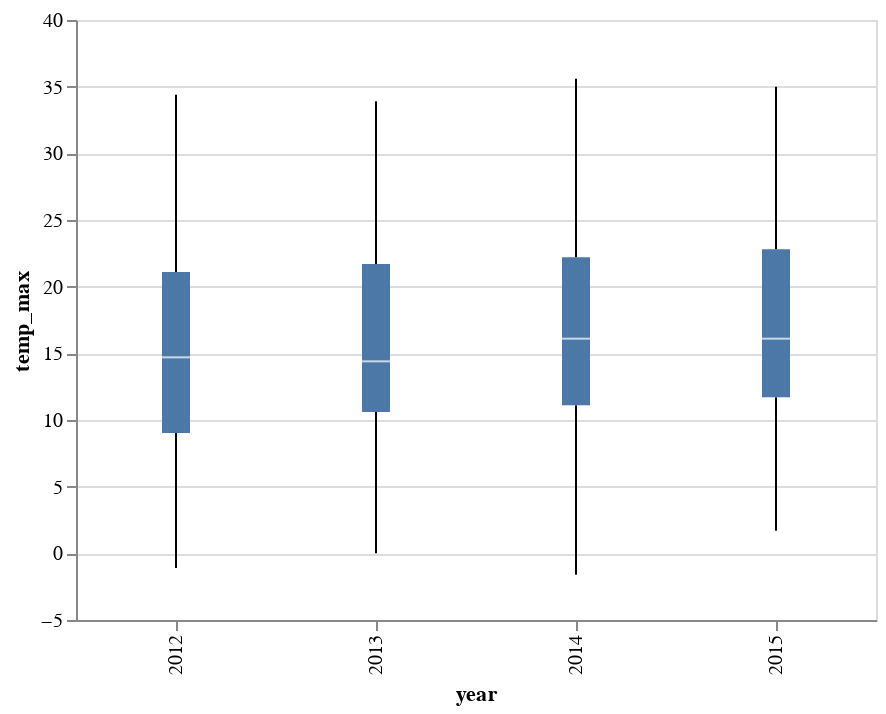

Notebook code cell kept with this figure:
### Code cell
(
    alt.Chart(df)
    .mark_boxplot()
    .encode(x="year:O", y="mean(temp_max)")
    .properties(width=400)
)

### Figure 1 — Vega-Lite specification as saved in the notebook (floating-point values rounded to 4 significant figures; data arrays with more than 128 entries replaced by an {"elided": "..."} marker saying what was removed)
{"$schema": "https://vega.github.io/schema/vega-lite/v3.4.0.json", "config": {"mark": {"tooltip": null}, "view": {"height": 300, "width": 400}}, "data": {"name": "data-77336f175d4088ba015986e0faff6abf"}, "datasets": {"data-77336f175d4088ba015986e0faff6abf": {"elided": "1461 records"}}, "encoding": {"x": {"field": "year", "type": "ordinal"}, "y": {"aggregate": "mean", "field": "temp_max", "type": "quantitative"}}, "mark": "boxplot", "width": 400}
